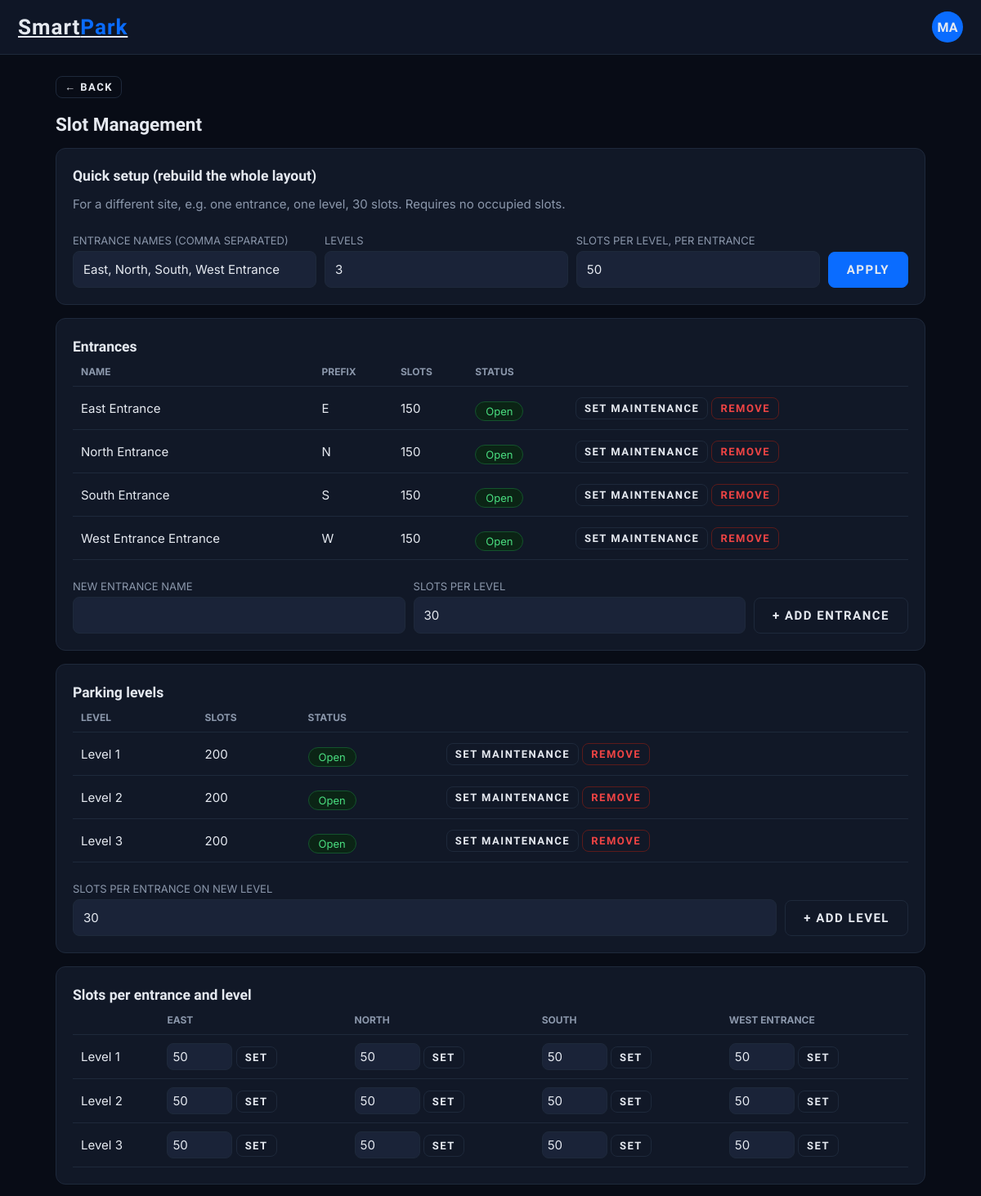
The page /admin-panel/manage/ (signed in, upper part) on the database its author committed.
### parking/models.py (models this page shows, shortened)
class Admin(AbstractBaseUser, PermissionsMixin):
    employee_number = models.CharField(max_length=30, unique=True)
    full_name = models.CharField(max_length=120)
    is_active = models.BooleanField(default=True)
    is_staff = models.BooleanField(default=True)
    USERNAME_FIELD = 'employee_number'
    REQUIRED_FIELDS = ['full_name']
    objects = AdminManager()
    def initials(self):                                         # letters shown in the avatar at the top right
        return ''.join(w[0] for w in self.full_name.split())[:2].upper() or '?'

class Entrance(models.Model):
    name = models.CharField(max_length=60, unique=True)
    prefix = models.CharField(max_length=5, unique=True)      # first part of slot labels, e.g. S in S-L1-001
    status = models.CharField(max_length=12, choices=AREA_STATUS, default=OPEN)
    @property
    def display_name(self):
        return f'{self.name} Entrance'

class Level(models.Model):
    number = models.PositiveIntegerField(unique=True)
    name = models.CharField(max_length=60)
    status = models.CharField(max_length=12, choices=AREA_STATUS, default=OPEN)
    class Meta:
        ordering = ['number']

### parking/views.py (the view)
# urls.py: path('admin-panel/manage/', v.manage, name='manage'),
@login_required
def manage(request):
    entrances = list(Entrance.objects.annotate(total=Count('slots')))
    levels = list(Level.objects.annotate(total=Count('slots')))
    counts = {(r['entrance_id'], r['level_id']): r['n'] for r in Slot.objects.values('entrance_id', 'level_id').annotate(n=Count('pk'))}
    matrix = [{'level': l, 'cells': [{'entrance': e, 'count': counts.get((e.pk, l.pk), 0)} for e in entrances]} for l in levels]
    sel_e = int(request.GET.get('e') or (entrances[0].pk if entrances else 0))
    sel_l = int(request.GET.get('l') or (levels[0].pk if levels else 0))
    first = counts.get((entrances[0].pk, levels[0].pk), 30) if entrances and levels else 30
    return render(request, 'parking/manage.html', {
        'entrances': entrances, 'levels': levels, 'matrix': matrix, 'sel_e': sel_e, 'sel_l': sel_l,
        'slots': Slot.objects.filter(entrance_id=sel_e, level_id=sel_l),
        'quick_names': ', '.join(e.name for e in entrances), 'quick_levels': len(levels) or 1, 'quick_per': first})

### parking/context_processors.py (called while the page is built)
def maintenance(request):
    items = [e.display_name for e in Entrance.objects.exclude(status=OPEN)] + [l.name for l in Level.objects.exclude(status=OPEN)]
    count = Slot.objects.filter(status=MAINTENANCE).count()
    if count:
        items.append(f'{count} individual slot(s)')
    return {'maintenance_items': items}

### parking/templates/parking/manage.html (shortened to what this page needs)
{% extends "parking/base.html" %}{% block content %}
<a class="btn sm backrow" href="{% url 'dashboard' %}">← Back</a><h2>Slot Management</h2>
<div class="panel"><h3>Quick setup (rebuild the whole layout)</h3>
<p class="mut">For a different site, e.g. one entrance, one level, 30 slots. Requires no occupied slots.</p>
<form method="post" action="{% url 'manage_action' 'quick' %}" class="inl">{% csrf_token %}
<div><label>Entrance names (comma separated)</label><input name="names" value="{{ quick_names }}"></div>
<div><label>Levels</label><input name="levels" type="number" min="1" value="{{ quick_levels }}"></div>
<div><label>Slots per level, per entrance</label><input name="per" type="number" min="1" value="{{ quick_per }}"></div>
<button class="btn pri">Apply</button></form></div>
<div class="panel sc"><h3>Entrances</h3><table><tr><th>Name</th><th>Prefix</th><th>Slots</th><th>Status</th><th></th></tr>
{% for e in entrances %}<tr><td>{{ e.display_name }}</td><td>{{ e.prefix }}</td><td>{{ e.total }}</td>
<td>{% if e.status == 'open' %}<span class="pill">Open</span>{% else %}<span class="pill w">Maintenance</span>{% endif %}</td>
<td><form class="inline" method="post" action="{% url 'manage_action' 'entrance_toggle' %}">{% csrf_token %}<input type="hidden" name="id" value="{{ e.pk }}"><button class="btn sm">{% if e.status == 'open' %}Set maintenance{% else %}Reopen{% endif %}</button></form>
<form class="inline" method="post" action="{% url 'manage_action' 'entrance_delete' %}">{% csrf_token %}<input type="hidden" name="id" value="{{ e.pk }}"><button class="btn sm dng">Remove</button></form></td></tr>{% endfor %}</table>
<form method="post" action="{% url 'manage_action' 'entrance_add' %}" class="inl" style="margin-top:12px">{% csrf_token %}
<div><label>New entrance name</label><input name="name" required></div><div><label>Slots per level</label><input name="per" type="number" min="1" value="30"></div><button class="btn">+ Add entrance</button></form></div>
<div class="panel sc"><h3>Parking levels</h3><table><tr><th>Level</th><th>Slots</th><th>Status</th><th></th></tr>
{% for l in levels %}<tr><td>{{ l.name }}</td><td>{{ l.total }}</td>
<td>{% if l.status == 'open' %}<span class="pill">Open</span>{% else %}<span class="pill w">Maintenance</span>{% endif %}</td>
<td><form class="inline" method="post" action="{% url 'manage_action' 'level_toggle' %}">{% csrf_token %}<input type="hidden" name="id" value="{{ l.pk }}"><button class="btn sm">{% if l.status == 'open' %}Set maintenance{% else %}Reopen{% endif %}</button></form>
<form class="inline" method="post" action="{% url 'manage_action' 'level_delete' %}">{% csrf_token %}<input type="hidden" name="id" value="{{ l.pk }}"><button class="btn sm dng">Remove</button></form></td></tr>{% endfor %}</table>
<form method="post" action="{% url 'manage_action' 'level_add' %}" class="inl" style="margin-top:12px">{% csrf_token %}
<div><label>Slots per entrance on new level</label><input name="per" type="number" min="1" value="30"></div><button class="btn">+ Add level</button></form></div>
<div class="panel sc"><h3>Slots per entrance and level</h3><table><tr><th></th>{% for e in entrances %}<th>{{ e.name }}</th>{% endfor %}</tr>
{% for row in matrix %}<tr><td>{{ row.level.name }}</td>{% for c in row.cells %}<td>
<form class="inline" method="post" action="{% url 'manage_action' 'set_count' %}">{% csrf_token %}<input type="hidden" name="entrance" value="{{ c.entrance.pk }}"><input type="hidden" name="level" value="{{ row.level.pk }}">
<input class="num" name="count" type="number" min="0" value="{{ c.count }}"> <button class="btn sm">Set</button></form></td>{% endfor %}</tr>{% endfor %}</table></div>
{% endblock %}

### parking/templates/parking/base.html (shortened to what this page needs)
{% load static %}<!DOCTYPE html>
<html lang="en"><head><meta charset="utf-8"><meta name="viewport" content="width=device-width, initial-scale=1">
<link rel="stylesheet" href="{% static 'parking/style.css' %}"></head>
<body>
<header>
  <a class="logo" href="{% url 'home' %}">Smart<b>Park</b></a>
  {% if user.is_authenticated %}
  <details class="menu"><summary class="av">{{ user.initials }}</summary>
      </details>
  {% else %}<a class="btn sm" href="{% url 'admin_login' %}">Admin</a>{% endif %}
</header>
<main>
  {% block content %}{% endblock %}
</main></body></html>

### parking/static/parking/style.css (style rules this page uses)
:root { --bg:#080c16;--card:#111827;--line:#1e293b;--tx:#e5e9f0;--mut:#8b97ab;--blue:#0a6cff;--grn:#22c55e;--red:#ef4444;--amb:#f59e0b }
* { box-sizing:border-box }
html,body { margin:0;background:var(--bg);color:var(--tx);font:15px Inter,system-ui,sans-serif }
a { color:inherit;text-decoration:none }
header { display:flex;justify-content:space-between;align-items:center;padding:14px 22px;background:#0f1626;border-bottom:1px solid var(--line);position:relative }
.logo { font:700 26px Rajdhani,sans-serif;letter-spacing:1px;text-decoration:underline }
.logo b { color:var(--blue) }
main { max-width:1100px;margin:0 auto;padding:26px 18px 60px }
h1,h2,h3 { font-family:Rajdhani,sans-serif;margin:.2em 0 }
.mut { color:var(--mut) }
.btn { display:inline-block;background:transparent;color:var(--tx);border:1px solid var(--line);border-radius:8px;padding:12px 22px;font:700 15px Rajdhani,sans-serif;letter-spacing:1.5px;cursor:pointer;text-transform:uppercase }
.pri { background:var(--blue);border-color:var(--blue) }
.sm { padding:5px 10px;font-size:13px }
.dng { color:var(--red);border-color:#5b1b1b }
.pill { display:inline-block;border:1px solid #14532d;background:#0b2415;color:#4ade80;border-radius:20px;padding:3px 12px;font-size:13px;margin-top:8px }
.panel { background:var(--card);border:1px solid var(--line);border-radius:12px;padding:20px;margin:16px 0 }
input,select { background:#1a2338;border:1px solid var(--line);color:var(--tx);border-radius:8px;padding:12px;font:inherit;width:100% }
label { display:block;margin:12px 0 5px;color:var(--mut);font-size:13px;text-transform:uppercase }
.inl { display:flex;gap:10px;flex-wrap:wrap;align-items:end }
.inl>div { flex:1;min-width:130px }
input.num { width:80px;padding:6px }
form.inline { display:inline }
table { width:100%;border-collapse:collapse }
th,td { padding:10px;border-bottom:1px solid var(--line);text-align:left }
th { color:var(--mut);font-size:12px;text-transform:uppercase }
.sc { overflow-x:auto }
details.menu summary { list-style:none }
.av { width:38px;height:38px;border-radius:50%;background:var(--blue);display:grid;place-items:center;font:700 16px Rajdhani;cursor:pointer }
.backrow { margin-bottom:14px }

### rows shown on the page
Admin: initials "MA"
Entrance: display_name "East Entrance", prefix "E", total "150", status "Open", name "EAST", count "50"
Entrance: display_name "North Entrance", prefix "N", total "150", status "Open", name "NORTH", count "50"
Entrance: display_name "South Entrance", prefix "S", total "150", status "Open", name "SOUTH", count "50"
Entrance: display_name "West Entrance Entrance", prefix "W", total "150", status "Open", name "WEST ENTRANCE", count "50"
Level: name "Level 1", total "200", status "Open", level.name "Level 1"
Level: name "Level 2", total "200", status "Open", level.name "Level 2"
Level: name "Level 3", total "200", status "Open", level.name "Level 3"
